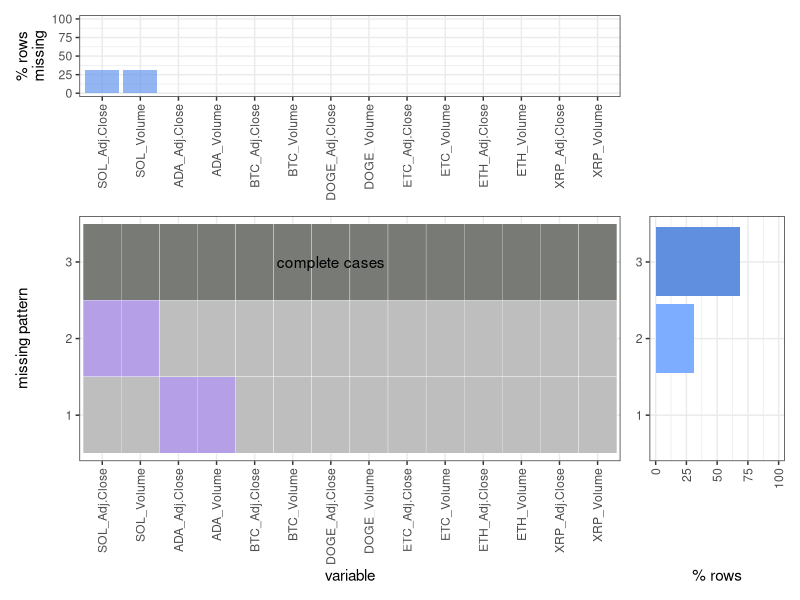
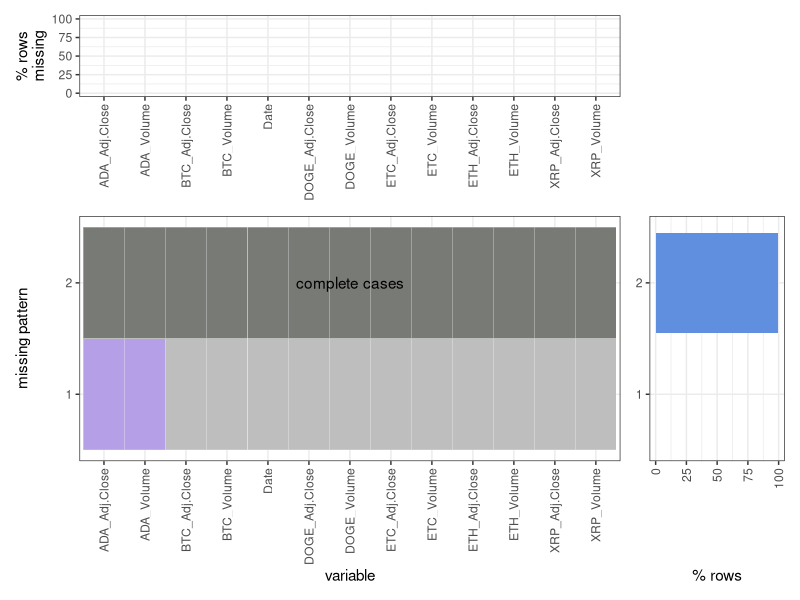

Reproduce these figures in R, in order. (Note: this script raises an error after producing the figures.)
## ---- chunk 1
library(plyr)
library(tidyverse)
library(patchwork)
## ---- chunk 2
ADA <- data.frame(read.csv(file = './data/ADA-USD.csv')[, c("Date","Adj.Close", "Volume")])
BTC <- data.frame(read.csv(file = './data/BTC-USD.csv')[, c("Date","Adj.Close", "Volume")])
DOGE <- data.frame(read.csv(file = './data/DOGE-USD.csv')[, c("Date","Adj.Close", "Volume")])
ETC <- data.frame(read.csv(file = './data/ETC-USD.csv')[, c("Date","Adj.Close", "Volume")])
ETH <- data.frame(read.csv(file = './data/ETH-USD.csv')[, c("Date","Adj.Close", "Volume")])
SOL <- data.frame(read.csv(file = './data/SOL.csv')[, c("Date","Adj.Close","Volume")])
XRP <- data.frame(read.csv(file = './data/XRP-USD.csv')[, c("Date","Adj.Close","Volume")])

dataName = c("ADA", "BTC", "DOGE", "ETC", "ETH", "SOL", "XRP")
for (name in dataName) {
  lapply(get(name)[["Adj.Close"]],as.numeric)
}

names(ADA)[2] <- paste("ADA", "Adj.Close", sep="_")
names(ADA)[3] <- paste("ADA", "Volume", sep="_")
names(BTC)[2] <- paste("BTC", "Adj.Close", sep="_")
names(BTC)[3] <- paste("BTC", "Volume", sep="_")
names(DOGE)[2] <- paste("DOGE", "Adj.Close", sep="_")
names(DOGE)[3] <- paste("DOGE", "Volume", sep="_")
names(ETC)[2] <- paste("ETC", "Adj.Close", sep="_")
names(ETC)[3] <- paste("ETC", "Volume", sep="_")
names(ETH)[2] <- paste("ETH", "Adj.Close", sep="_")
names(ETH)[3] <- paste("ETH", "Volume", sep="_")
names(SOL)[2] <- paste("SOL", "Adj.Close", sep="_")
names(SOL)[3] <- paste("SOL", "Volume", sep="_")
names(XRP)[2] <- paste("XRP", "Adj.Close", sep="_")
names(XRP)[3] <- paste("XRP", "Volume", sep="_")

cryptos <- join_all(list(ADA, BTC, DOGE, ETC, ETH, SOL, XRP), by='Date', type='full')
## ---- chunk 3
plot_missing = function(mycars, percent = FALSE){
  missing_patterns <- data.frame(is.na(mycars)) %>%
  group_by_all() %>%
  count(name = "count", sort = TRUE) %>%
  ungroup()
  
  for(i in colnames(missing_patterns)){
    if(i != "count"){
    missing_patterns[[i]]=as.integer(as.logical(missing_patterns[[i]]))
    }
  }
  missing_patterns$alphaType=rowSums(missing_patterns[1:ncol(missing_patterns)-1])
  
  
  for (col in colnames(missing_patterns)){
    if(col != "count" & col != "alphaType"){
      for (row in rownames(missing_patterns)){
        if (missing_patterns[row,"alphaType"]==0){
          missing_patterns[row,col]=2
        }
      }
    }
  }
  
  for (col in colnames(missing_patterns)){
    if (col != "count" & col != "alphaType"){
      missing_patterns[[col]]=factor(missing_patterns[[col]])
    }
  }
  
  
  
  if(percent==FALSE){
    tmp = tibble(x=factor(names(mycars)),y=colSums(is.na(mycars)))
    miny = floor(min(tmp$y))
    maxy = ceiling(max(tmp$y))
    plot3 = tmp  %>%
      ggplot(aes(fct_reorder(x,y,.desc = TRUE),y)) + 
      geom_bar(stat="identity",fill="#6495EC",alpha=0.7) + 
      scale_y_continuous(breaks=seq(miny,maxy,by=10)) +
      ylab("num rows\nmissing") +
      theme_bw()+
      theme(axis.title.x=element_blank(), axis.text.x = element_text(angle = 90, vjust = 0.5, hjust=1))
    
    df = missing_patterns %>% 
      mutate(pattern=factor(c(nrow(missing_patterns):1)))
    df2 = df %>% gather(key = "var", value = "missing", -c(count,pattern,alphaType))
    df2$missing = factor(df2$missing, levels=c("0","1","2"))
    
    for(row in rownames(df)){
      if (df[row,"alphaType"]==0){
        annotateNum=as.numeric(df[row,"pattern"])
      }
    }
    
    
    plot1 = df2 %>%
      ggplot(aes(x=factor(var,levels = levels(fct_reorder(tmp$x,tmp$y,.desc = TRUE))), y=pattern, fill=missing)) +
      geom_tile(color="white")+
      scale_fill_manual(values=c("grey","#B59FE6","#787A76"),guide="none")+
      scale_alpha_manual(values=c(alpha("grey",0.5),alpha("#B59FE6",0.8),alpha("#787A76",0.5))) + 
      annotate("text", x=ceiling(ncol(mycars)/2), y=ceiling(annotateNum), label="complete cases")+
      xlab("variable")+
      ylab("missing pattern")+
      theme_bw()+
      theme(axis.text.x = element_text(angle = 90, vjust = 0.5, hjust=1))
    
    df$alphaType2=factor(ifelse(df$alphaType==0, 0, 1), levels=c("0","1"))
    
    plot2 = df %>%
      ggplot(aes(x=pattern,y=count,fill=alphaType2)) +
      geom_bar(stat="identity") + 
      scale_fill_manual(values=c("#608fE0","#7DADFF"),guide="none")+
      scale_alpha_manual(values=c(alpha("#608fE0",0.9),alpha("#7DADFF",0.5))) +
      coord_flip() + xlab("row count")+
      theme_bw()+
      theme(axis.title.y=element_blank(), axis.text.x = element_text(angle = 90, vjust = 0.5, hjust=1))
    
    
    layout <- "
    CCCC#
    AAAAB
    AAAAB
    AAAAB
    "
    
    return(plot1 + plot2 + plot3 + plot_layout(design = layout))
  }
  if(percent==TRUE){
    tmp = tibble(x=factor(names(mycars)),y=colSums(is.na(mycars)))
    tmp = mutate(tmp, percent = y/nrow(mycars) *100)
    
    plot3 = tmp  %>%
      ggplot(aes(fct_reorder(x,y,.desc = TRUE),percent)) + 
      geom_bar(stat="identity",fill="#6495EC",alpha=0.7) + 
      scale_y_continuous(limits=c(0, 100),breaks=seq(0,100,by=25)) +
      ylab("% rows\nmissing") +
      theme_bw()+
      theme(axis.title.x=element_blank(), axis.text.x = element_text(angle = 90, vjust = 0.5, hjust=1))
    
    df = missing_patterns %>% 
      mutate(pattern=factor(c(nrow(missing_patterns):1)))
    df2 = df %>% gather(key = "var", value = "missing", -c(count,pattern,alphaType))
    df2$missing = factor(df2$missing, levels=c("0","1","2"))
    
    for(row in rownames(df)){
      if (df[row,"alphaType"]==0){
        annotateNum=as.numeric(df[row,"pattern"])
      }
    }
    
    
    plot1 = df2 %>%
      ggplot(aes(x=factor(var,levels = levels(fct_reorder(tmp$x,tmp$y,.desc = TRUE))), y=pattern, fill=missing)) +
      geom_tile(color="white")+
      scale_fill_manual(values=c("grey","#B59FE6","#787A76"),guide="none")+
      scale_alpha_manual(values=c(alpha("grey",0.5),alpha("#B59FE6",0.8),alpha("#787A76",0.5))) + 
      annotate("text", x=ceiling(ncol(mycars)/2), y=ceiling(annotateNum), label="complete cases")+
      xlab("variable")+
      ylab("missing pattern")+
      theme_bw()+
      theme(axis.text.x = element_text(angle = 90, vjust = 0.5, hjust=1))
    
    df = mutate(df, percent=count/sum(count)*100)
    df$alphaType2=factor(ifelse(df$alphaType==0, 0, 1), levels=c("0","1"))
    
    plot2 = df %>%
      ggplot(aes(x=pattern,y=percent,fill=alphaType2)) +
      geom_bar(stat="identity") + 
      scale_fill_manual(values=c("#608fE0","#7DADFF"),guide="none")+
      scale_alpha_manual(values=c(alpha("#608fE0",0.9),alpha("#7DADFF",0.5))) +
      coord_flip() + ylab("% rows")+
      scale_y_continuous(limits=c(0, 100),breaks=seq(0,100,by=25)) +
      theme_bw()+
      theme(axis.title.y=element_blank(), axis.text.x = element_text(angle = 90, vjust = 0.5, hjust=1))
    
    
    layout <- "
    CCCC#
    AAAAB
    AAAAB
    AAAAB
    "
    return(plot1 + plot2 + plot3 + plot_layout(design = layout))    
  }
}
## ---- chunk 4
#library(data.table)
#tmp=data.table::copy(cryptos)
cryptos$Date=as.Date(cryptos$Date)
plot_missing(subset(cryptos,select=-c(Date)), percent = TRUE)
## ---- chunk 5
sapply(cryptos, function(x) sum(is.na(x)))
## ---- chunk 6
cryptos <- join_all(list(ADA, BTC, DOGE, ETC, ETH, XRP), by='Date', type='full')
plot_missing(cryptos, percent = TRUE)
## ---- chunk 7
sapply(cryptos, function(x) sum(is.na(x)))
## ---- chunk 8
tmp = data.frame(read.csv(file = './data/interactive.csv')[, c("ADA", "BTC", "DOGE", "ETC", "ETH", "XRP")])
close_scaled=data.frame(scale(tmp))
close_date_scaled=data.frame(Date=cryptos$Date,close_scaled)
write.csv(close_date_scaled, './data/iteractive_v2.csv')
